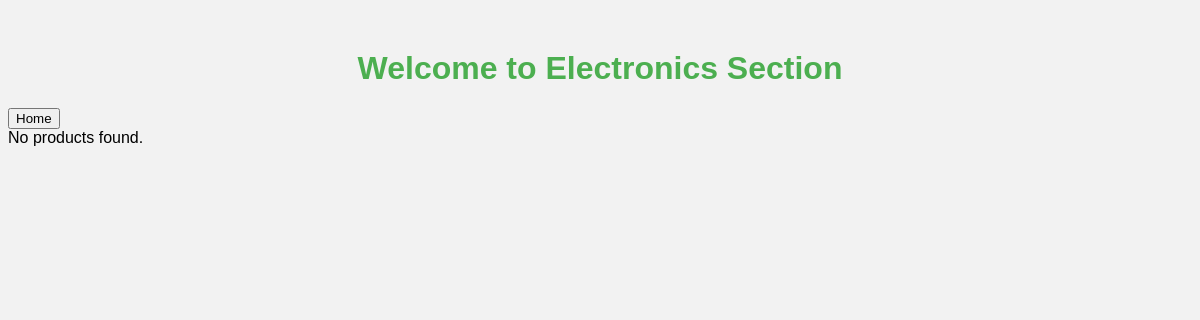
The page /electronics.php on the database as committed earlier.
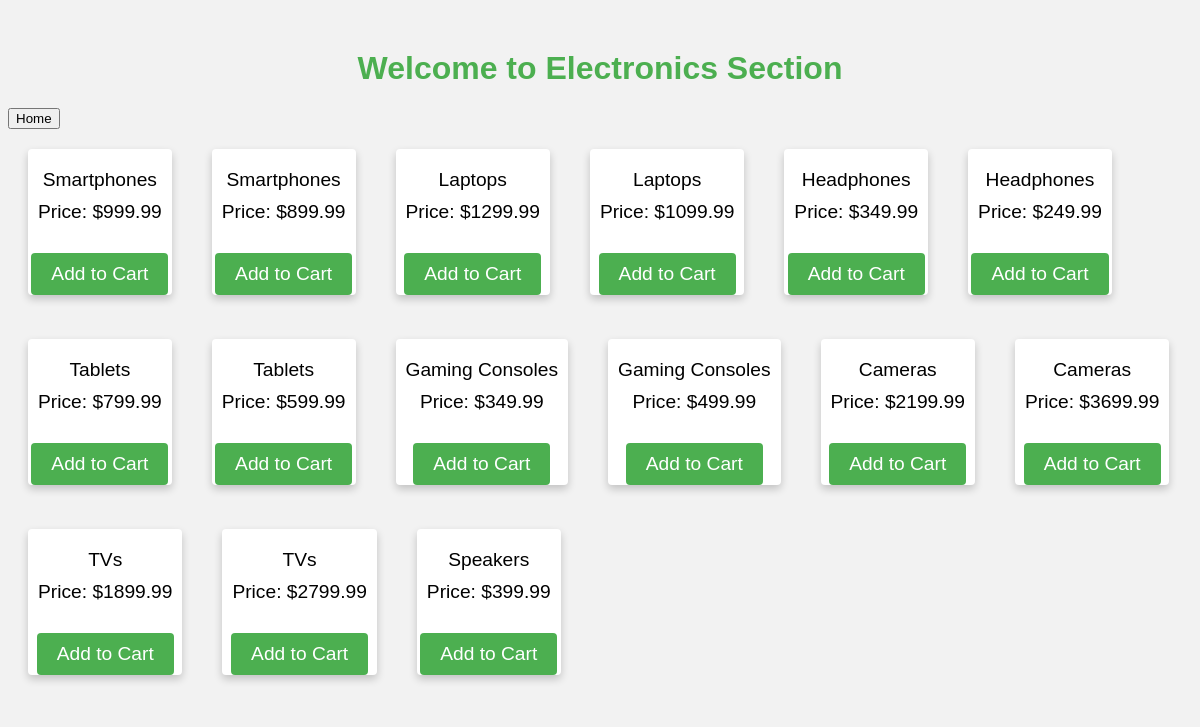
The same page on the database as committed later.
### tables this page shows
CREATE TABLE electronics (
    id INT PRIMARY KEY,
    product_name VARCHAR(50) NOT NULL,
    brand VARCHAR(30) NOT NULL,
    category VARCHAR(30) NOT NULL,
    price DECIMAL(10, 2) NOT NULL,
    description VARCHAR(200) DEFAULT NULL,
    date_added DATE NOT NULL
);

### www/electronics.php (the view, shortened to what this page needs)
<!DOCTYPE html>
<html>
<head>
</head>
<body>
    <h1>Welcome to Electronics Section</h1>
     <button onclick="window.location.href='homepage.php'">Home</button>
    <div class="clearfix">
        <?php
        $servername = "10.47.35.181";
        $username = "devops";
        $password = "devops";
        $dbname = "devops";
        $conn = new mysqli($servername, $username, $password, $dbname);
        $sql = "SELECT * FROM electronics";
        $result = $conn->query($sql);
        if ($result->num_rows > 0) {
            while($row = $result->fetch_assoc()) {
                echo '<div class="product">';
                echo '<p>'.$row['category'].'</p>';
                echo '<p>Price: $'.$row['price'].'</p>';
                echo '<button>Add to Cart</button>';
                echo '</div>';
            }
        } else {
            echo "No products found.";
        }
        ?>
    </div>
</body>
</html>

### www/electronics.php (style rules this page uses)
body { background-color: #f2f2f2; font-family: Arial, sans-serif; }
h1 { color: #4CAF50; text-align: center; margin-top: 50px; }
.product { background-color: #fff; border-radius: 4px; box-shadow: 0 4px 8px 0 rgba(0,0,0,0.2); max-width: 300px; margin: 20px; text-align: center; overflow: hidden; display: inline-block; }
.product p { font-size: 1.2em; margin: 10px; }
.product button { background-color: #4CAF50; color: #fff; padding: 10px 20px; border: none; border-radius: 4px; cursor: pointer; font-size: 1.2em; margin-top: 20px; transition: background-color 0.3s ease-in-out; }
.clearfix::after { content: ""; clear: both; display: table; }

Rows that differ between the two databases and show on the page:
added electronics: category "Smartphones", price "999.99"
added electronics: category "Smartphones", price "899.99"
added electronics: category "Laptops", price "1299.99"
added electronics: category "Laptops", price "1099.99"
added electronics: category "Headphones", price "349.99"
added electronics: category "Headphones", price "249.99"
added electronics: category "Tablets", price "799.99"
added electronics: category "Tablets", price "599.99"
added electronics: category "Gaming Consoles", price "349.99"
added electronics: category "Gaming Consoles", price "499.99"
added electronics: category "Cameras", price "2199.99"
added electronics: category "Cameras", price "3699.99"
added electronics: category "TVs", price "1899.99"
added electronics: category "TVs", price "2799.99"
added electronics: category "Speakers", price "399.99"
Other text that changed with them:
text no longer shown: "No products found."
